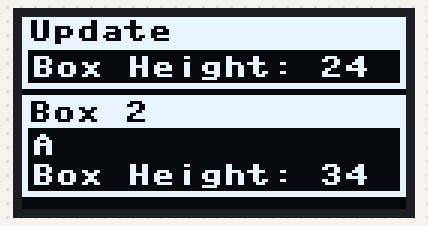
Bench run of a program on a simulated MicroPython board. Parts: 128×64 one-colour display. Library files of the repository ran but are not shown: ssd1306.py.

Above: at 0.1 s.

The program:

TextBox_OLED.py
```python
from machine import Pin, I2C
import ssd1306
from TextBox import TextBox, TextBoxOLED
import time

"""
OLED Display
VCC --> VBUS Pin 36 (3.3V)
GND --> Pin Nr. 3"""
DISPLAY_SDA_PIN = const(26)
DISPLAY_SCL_PIN = const(27)
DISPLAY_I2C_INSTANCE = const(1)

class OLED:
    def __init__(self, scl_pin, sda_pin):
        self.scl_pin = scl_pin
        self.sda_pin = sda_pin

        self.width  = 128
        self.height = 64

        # Make sure to use the correct I2C instance (0 or 1)
        # according to pin map
        self.i2c = I2C(DISPLAY_I2C_INSTANCE,scl=Pin(self.scl_pin),
                       sda=Pin(self.sda_pin), freq = 2000000)

        self.display = ssd1306.SSD1306_I2C(self.width, self.height, self.i2c)
        self.clear()

    def display_object(self):
        return self.display

    def clear(self):
        self.display.fill(0)
        self.display.show()


try:
    # Initialize OLED display.
    OLED = OLED(DISPLAY_SCL_PIN, DISPLAY_SDA_PIN)

    # Initialize first TextBox and pass display handle.
    BOX_1 = TextBoxOLED(OLED.display_object(), caption = 'Box 1', pos = 0)

    # Add lines and call show() before any manipulation.
    line_1 = BOX_1.add_line('A')
    BOX_1.show()

    # Update lines and caption.
    BOX_1.update_line(line_1, 'Box Height: ' + str(BOX_1.box_h))
    BOX_1.update_caption('Update')

    # Initialize second TextBox
    # Place it two pixel below first box.
    BOX_2 = TextBoxOLED(OLED.display_object(), caption = 'Box 2', pos = BOX_1.box_h + 2)

    # Add lines and call show().
    b2_line_1 = BOX_2.add_line('A')
    b2_line_2 = BOX_2.add_line('B')
    BOX_2.show()

    # Update second line.
    BOX_2.update_line(b2_line_2, 'Box Height: ' + str(BOX_2.box_h))


    while True:
        time.sleep(1)


except KeyboardInterrupt:
    print('Programm terminated by Thonny.')
finally:
    # Clear display on exit
    OLED.clear()
```

TextBox.py
```python
from framebuf import FrameBuffer, MONO_VLSB, RGB565
import gc

"""
V2 - 23.05.2025

Creates a full-width TextBox on a FrameBuffer-driven display.
The TextBox has a caption and it can have multiple lines containing text.
The height of the TextBox is adjusted to fit the lines of text.
Each text line is drawn in its own FrameBuffer which enables fast
updating of the text without flickering of the display.
I have tested this on a SSD1306 OLED Display and a ST7735R-driven
TFT display. Use subclasses acording to the display:

    TextBoxTFT - ST7735R-driven RGB 128 * 160 TFT display
    TextBoxOLED - SSD1306 128 * 64 OLED Display
        --> Display width and height can be adjusted in class definition

    Initialization:

        MyBox = TextBoxTFT(display, caption = '', pos = 0,
                 fg_color = (255, 255, 255), bg_color = (0, 0, 0)

        MyBox = TextBoxOLED(display, caption = '', pos = 0)

        Parameters: display:    Display object obtained from SSD1306
                                driver / ST7735R driver: object

                                e. g.:

                                display = ST7735R(spi, cs, dc, rst,
                                   height = num, width = num)

                                display = ssd1306.SSD1306_I2C(width, height, i2c)

                    caption: Caption of the TextBox: string
                    pos: Vertical position of the TextBox: int
                    fg_color : Foreground color, RGB tuple: tuple
                    bg_color : Background color, RGB tuple: tuple

    Methods:

         line = MyBox.          content: Text content of the line: str
            add_line(content):  line: line-id for later updates: var
                                -> Must be called before show()

        MyBox.show(): Calculate the box size and line positions
                      and draw the box. Must be called after add_line()
                      or if redraw is neccessary

        MyBox.clear(): Clear / Hide the box.

        MyBox.set_pos(pos): pos: vertical position of the Box: int

        MyBox.update_caption(txt): txt: Text to update the caption with: str

        MyBox.update_line(line, txt): line: line-id: var
                                        txt: Text to update the line with: str

        MyBox.invert_color(line): line: line-id: var
                                    -> switches fg and bg color of line
                                    e. g. for marking line as 'selected'

        MyBox.delete_line(line): line: line-id: var
                                    -> Delete line

    Properties:
        MyBox.box_y: Vertical position of the box
        MyBox.box_h: Height of the box


"""
class TextBox:
    def __init__(self, display, caption = '', pos = 0):
        # Save parameters
        self.display = display
        self.caption = caption
        self.pos = pos

        self.font_height= 8 # MPY standard monospace font
        self.font_width = 8 # MPY standard monospace font

        # Configuration
        self.border = 2
        self.caption_padding = 1
        self.line_padding = 1

        # Calculate values
        self.line_height = self.font_height + 2 * self.line_padding
        self.clip_x = self.display_width - 2 * self.border
        self.content_skip = self.line_height + 2 * self.caption_padding

        # Declare variables
        # Framebuffers
        self.window_buffer = None
        self.caption_buffer = None

        # Line objects
        self.cap = None
        self.lines = {}

        # Others
        self.height = 0
        self.line_num = 0
        self.lines_total = 0


    # Clear whole display
    def clear(self):
        self.window_buffer.fill(self.black)
        self.display.blit(self.window_buffer, 0, self.pos)
        self.display.show()

    # Add text line. Returns line id which may be used for updating
    def add_line(self, content):
        self.lines_total += 1 # sic!
        # Calculate max available space for text lines
        _max_line_space =  self.display_height - self.content_skip - self.border
        if self.lines_total > (_max_line_space // self.line_height):
            self.lines_total -= 1 # sic!
            print('Error: add_line: Too many lines.')
        else:
            new_line = self.Line(self, self._trim_maxlen(str(content)),
                                 self.fg_color, self.bg_color, self.border)

            self.lines[str(new_line.num)] = new_line
            return str(new_line.num)

    # Update box position
    # Need to call show() afterwards
    def set_pos(self, pos):
        self.clear() # Call clear() first since it uses self.pos
        self.pos = pos
        self.show()

    # Draw the box with all lines and caption
    def show(self):
        # Clear old window buffer
        if not (self.window_buffer is None):
            self.clear()
        # calculate box height
        #             |        height of all lines        || caption + padding || border bottom |
        self.height = self.line_height * (self.lines_total) + self.content_skip + self.border

        # Create buffer for MSGBOX
        # Set color for caption background and border
        self.window_buffer = self.buffer(self.display_width, self.height)
        self.window_buffer.fill(self.fg_color)

        # Draw the (black) background of the textarea
        _x = self.border
        _y = self.content_skip - 1
        _w = self.display_width - 2 * (self.border)
        _h = self.line_height * (self.lines_total)
        self.window_buffer.rect(_x, _y, _w, _h, self.bg_color, 1)

        # Create Line object for caption and draw it to window buffer
        self.cap = self.Line(self, self._trim_maxlen(str(self.caption)),
                             self.bg_color, self.fg_color, int(self.border/2))

        self.cap.show_line(self.window_buffer, self.caption_padding)

        # Create Line objects for text lines and draw them to window buffer
        # in ascending order determined by their ids
        # This preserves order after deleting lines
        _pos = 0
        for key, value in sorted(self.lines.items()):
            value.show_line(self.window_buffer, self.content_skip + self.line_height * _pos)
            value.rel_pos = self.content_skip + self.line_height * _pos
            _pos += 1

        # Draw window buffer to display and show it
        self.display.blit(self.window_buffer, 0, self.pos)
        self.display.show()

    @property
    def box_h(self):
        return self.height

    @property
    def box_y(self):
        return self.pos

    # Trim strings to prevent text overflow in lines
    def _trim_maxlen(self, txt):
        if (len(txt) * self.font_width) > self.clip_x:
            maxlen = (self.clip_x // 8)
            return txt[0:maxlen]
        else:
            return txt

    def delete_line(self, lid):
        _lid = str(lid)
        if _lid in self.lines:
            self.lines_total -= 1
            self.lines.pop(_lid)
            self.clear()
            gc.collect()
            if self.lines_total > 0:
                self.show()
        else:
            print('Error: delete_line: Wrong line index.')
            return False

    def update_caption(self, caption):
        self.caption = self._trim_maxlen(caption)
        self.cap.set_text_line(self.caption)
        self.cap.show_line(self.display, self._abs_pos(self.cap))
        self.display.show()

    def invert_color(self, lid):
        _lid = str(lid)
        if _lid in self.lines:
            self.lines[_lid].invert_line()
            self.lines[_lid].clear_line()
            self.lines[_lid].set_text_line()
            self.lines[_lid].show_line(self.display, self._abs_pos(_lid))
            self.display.show()
        else:
            print('Error: invert: Wrong line index.')
            return False

    def _abs_pos(self, lid):
        lid = self.lines[lid] if lid in self.lines else lid
        return (lid.rel_pos + self.pos)

    def update_line(self, lid, content):
        _lid = str(lid)
        if _lid in self.lines:
            self.lines[_lid].clear_line()
            self.lines[_lid].set_text_line(str(content))
            self.lines[_lid].show_line(self.display, self._abs_pos(_lid))
            self.display.show()
        else:
            print('Error: update_line: Wrong line index.')
            return False

    # Line class creates individual FrameBuffers
    # and provides a static id for each line
    # This way lines can be updated individually without
    # redrawing the whole screen buffer
    class Line:
        def __init__(self, parent, content, fg_color, bg_color, posx = 0):
            # Preserve the 'self' scope of the MSGBOX class
            self.parent = parent
            self.posy = None # absolute position on screen
            self.posx = posx
            self.fg_color = fg_color
            self.bg_color = bg_color
            self.content = content
            self.rel_pos = 0 # relative position in box
                             # updated when parent.show() is called

            # Assign an ascending id to each line
            self.num = self.parent.line_num
            self.parent.line_num += 1

            # Create individual FB for each line
            self.line_buffer = self.parent.buffer(self.parent.display_width - 2 * self.posx,
                                                   self.parent.line_height)
            self.set_text_line(str(self.content))

        # Draw line to display or window buffer
        def show_line(self, buffer, posy):
            self.posy = posy

            buffer.blit(self.line_buffer, self.posx, self.posy)

        def clear_line(self):
            self.line_buffer.fill(self.bg_color)

        # Set the text content of the line
        # Either update text or
        # redraw previously set text
        # (neccessary for invert function)
        # when fg_ and bg_color have changed
        def set_text_line(self, content = None):

            self.content = ' ' if content is None else content

            self.clear_line()

            self.line_buffer.text(str(self.content), self.parent.line_padding,
                                  self.parent.line_padding, self.fg_color)

        # Sawp fg_ and bg_color
        def invert_line(self):
            self.fg_color, self.bg_color = self.bg_color, self.fg_color


'''
Creates a two-colored Textbox on a TFT Display using ST7735R driver

display = TFT display object
caption = caption of the Textbox
pos = vertical position of the Textbox
fg_color = foreground color, set as tuple (r, g, b)
bg_color = background color, set as tuple (r, g, b)
'''
class TextBoxTFT(TextBox):
    def __init__(self, display, caption = '', pos = 0,
                 fg_color = ((255,) * 3), bg_color = ((0,) * 3)):

        self.display = display

        self.display_width = 128
        self.display_height = 160
        self.white = self.rgb_color((255,) * 3)
        self.black = self.rgb_color((0,) * 3)

        self.fg_color = self.rgb_color(fg_color) # Pass Tuple
        self.bg_color = self.rgb_color(bg_color) # Pass Tuple

        super().__init__(self.display, caption, pos)

    # Create RGB color from TUPLE: (r, g, b)
    # r, g, b: int = 0 - 255
    def rgb_color(self, _rgb):
        _r, _g, _b = _rgb
        return self.display.rgb(_r, _g, _b)

    # Create RGB565-FrameBuffer for TFT
    def buffer(self, width, height):
        return FrameBuffer(bytearray(width * height * 2), width, height, RGB565)


'''
Creates a black-white text box on a SSD1306 OLED Display

display = OLED display object
caption = caption of the Textbox
pos = vertical position of the Textbox
'''
class TextBoxOLED(TextBox):
    def __init__(self, display, caption = '', pos = 0):

        self.display_width = 128
        self.display_height = 64

        self.white = 1
        self.black = 0

        self.fg_color = self.white
        self.bg_color = self.black

        super().__init__(display, caption, pos)

    # Create BW FrameBuffers for OLED
    def buffer(self, width, height):
        return FrameBuffer(bytearray(width * height * 1), width, height, MONO_VLSB)
```
